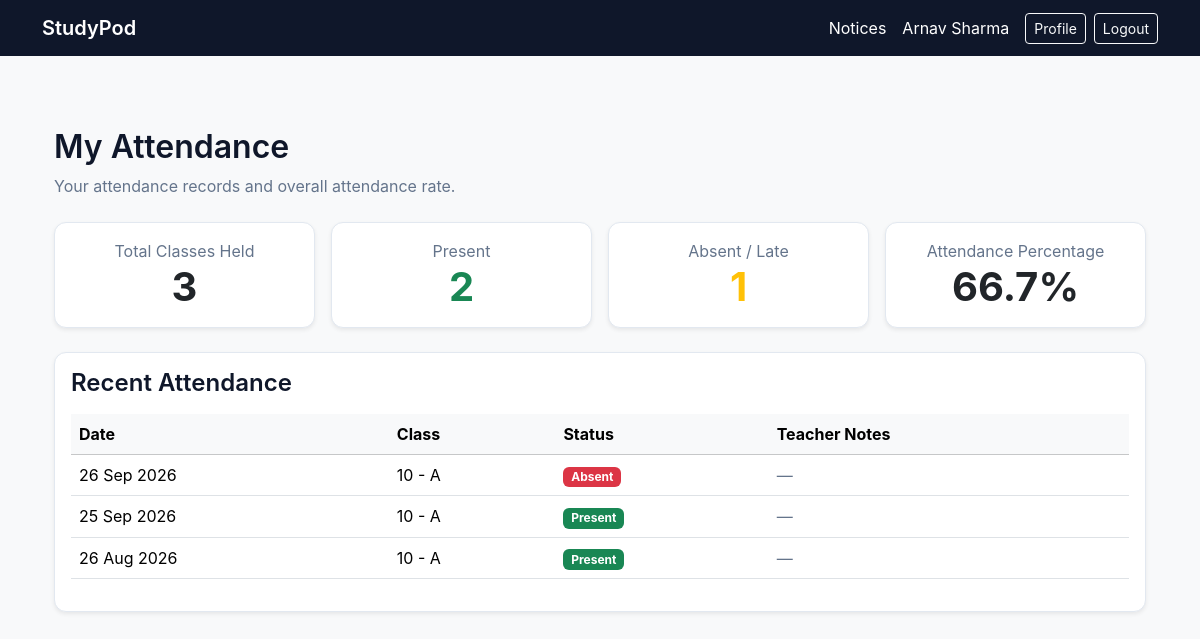
Page /student-attendance/ (signed in) on the committed database.
### accounts/models.py (models this page shows, shortened)
class User(AbstractUser):
    class Role(models.TextChoices):
        TEACHER = "TEACHER", "Teacher"
        STUDENT = "STUDENT", "Student"
        PARENT = "PARENT", "Parent"
    role = models.CharField(
        max_length=10,
        choices=Role.choices,
        default=Role.STUDENT,
    )

### academics/models.py (models this page shows, shortened)
class Attendance(models.Model):
    class Status(models.TextChoices):
        PRESENT = "PRESENT", "Present"
        ABSENT = "ABSENT", "Absent"
        LATE = "LATE", "Late"
    student = models.ForeignKey(
        "accounts.StudentProfile",
        on_delete=models.CASCADE,
        related_name="attendance_records"
    )
    student_class = models.ForeignKey(
        Class,
        on_delete=models.SET_NULL,
        null=True,
        blank=True,
        related_name="attendance_records",
    )
    date = models.DateField()
    status = models.CharField(
        max_length=10,
        choices=Status.choices,
        default=Status.ABSENT,
    )
    remarks = models.TextField(blank=True)
    is_present = models.BooleanField(default=False)
    marked_by = models.ForeignKey(
        "accounts.TeacherProfile",
        on_delete=models.CASCADE,
        related_name="marked_attendance"
    )
    created_at = models.DateTimeField(auto_now_add=True)
    class Meta:
        unique_together = (
            "student",
            "date"
        )

class Class(models.Model):
    name = models.CharField(max_length=50)
    section = models.CharField(max_length=10)
    academic_year = models.CharField(max_length=20)
    def __str__(self):
        return f"{self.name} - {self.section}"

### accounts/views.py (the view)
@login_required
def student_attendance(request):
    from academics.views import student_attendance
    return student_attendance(request)

### academics/templates/academics/student_attendance.html (shortened to what this page needs)
{% extends "accounts/base.html" %}
{% block content %}
<div class="container mt-4">
    <div class="mb-4">
        <h2>My Attendance</h2>
        <p class="text-muted mb-0">Your attendance records and overall attendance rate.</p>
    </div>
    <div class="row g-3 mb-4">
        <div class="col-md-3">
            <div class="card shadow-sm h-100"><div class="card-body text-center">
                <div class="text-muted">Total Classes Held</div><div class="display-6 fw-bold">{{ total_classes }}</div>
            </div></div>
        </div>
        <div class="col-md-3">
            <div class="card shadow-sm h-100"><div class="card-body text-center">
                <div class="text-muted">Present</div><div class="display-6 fw-bold text-success">{{ present_days }}</div>
            </div></div>
        </div>
        <div class="col-md-3">
            <div class="card shadow-sm h-100"><div class="card-body text-center">
                <div class="text-muted">Absent / Late</div><div class="display-6 fw-bold text-warning">{{ absent_or_late_days }}</div>
            </div></div>
        </div>
        <div class="col-md-3">
            <div class="card shadow-sm h-100"><div class="card-body text-center">
                <div class="text-muted">Attendance Percentage</div><div class="display-6 fw-bold">{{ attendance_percentage|floatformat:1 }}%</div>
            </div></div>
        </div>
    </div>
    <div class="card shadow-sm">
        <div class="card-body">
            <h4 class="mb-3">Recent Attendance</h4>
            {% if records %}
            <div class="table-responsive">
                <table class="table table-hover align-middle">
                    <thead class="table-light"><tr><th>Date</th><th>Class</th><th>Status</th><th>Teacher Notes</th></tr></thead>
                    <tbody>
                        {% for record in records|slice:":30" %}
                        <tr>
                            <td>{{ record.date|date:"d M Y" }}</td>
                            <td>{{ record.student_class|default:"—" }}</td>
                            <td>
                                {% if record.status == "PRESENT" %}<span class="badge bg-success">Present</span>
                                {% elif record.status == "LATE" %}<span class="badge bg-warning text-dark">Late</span>
                                {% else %}<span class="badge bg-danger">Absent</span>{% endif %}
                            </td>
                            <td>{% if record.remarks %}{{ record.remarks }}{% else %}<span class="text-muted">—</span>{% endif %}</td>
                        </tr>
                        {% endfor %}
                    </tbody>
                </table>
            </div>
            {% else %}
            <div class="alert alert-info mb-0">No attendance records are available yet.</div>
            {% endif %}
        </div>
    </div>
</div>
{% endblock %}

### accounts/templates/accounts/base.html (shortened to what this page needs)
<!DOCTYPE html>
<html lang="en">
<head>
    <link href="https://cdn.jsdelivr.net/npm/bootstrap@5.3.3/dist/css/bootstrap.min.css" rel="stylesheet">
</head>
<body class="bg-light">
    <nav class="navbar navbar-dark bg-dark">
        <div class="container d-flex justify-content-between">
            {% if user.is_authenticated %}
                <a href="{% url 'dashboard' %}" class="navbar-brand fw-semibold">StudyPod</a>
                <div class="d-flex flex-wrap align-items-center gap-2">
                    <a href="{% url 'notices' %}" class="text-white text-decoration-none me-2">Notices</a>
                    <span class="text-white me-2">{{ user.get_full_name|default:user.username }}</span>
                    <a href="{% url 'profile' %}" class="btn btn-outline-light btn-sm">Profile</a>
                    <a href="{% url 'logout' %}" class="btn btn-outline-light btn-sm">Logout</a>
                </div>
            {% endif %}
        </div>
    </nav>
    <main class="container py-5">
        {% block content %}{% endblock %}
    </main>
</body>
</html>

### accounts/templates/accounts/base.html (style rules this page uses)
:root { --sp-primary: #2563eb; --sp-navy: #0f172a; --sp-background: #f8fafc; --sp-text: #1e293b; --sp-muted: #64748b; --sp-border: #e2e8f0; }
body { background: var(--sp-background); color: var(--sp-text); font-family: -apple-system, BlinkMacSystemFont, "Segoe UI", sans-serif; }
.navbar.bg-dark { background-color: var(--sp-navy) !important; }
h1, h2, h3, h4, h5, h6 { color: var(--sp-navy); font-weight: 600; }
.card { background-color: #fff; border: 1px solid var(--sp-border); border-radius: 12px; box-shadow: 0 2px 8px rgb(15 23 42 / 5%); }
a:not(.btn):not(.navbar-brand) { color: var(--sp-primary); }
.navbar a:not(.btn):not(.navbar-brand) { color: #fff; }
.text-muted { color: var(--sp-muted) !important; }

### rows in the picture
User: get_full_name "Arnav Sharma"
Attendance: date "26 Sep 2026", student_class "10 - A", status "Absent"
Attendance: date "25 Sep 2026", student_class "10 - A", status "Present"
Attendance: date "26 Aug 2026", student_class "10 - A", status "Present"

### other values in the picture
{{ total_classes }} "3"
{{ present_days }} "2"
{{ absent_or_late_days }} "1"
{{ attendance_percentage|floatformat:1 }} "66.7"
